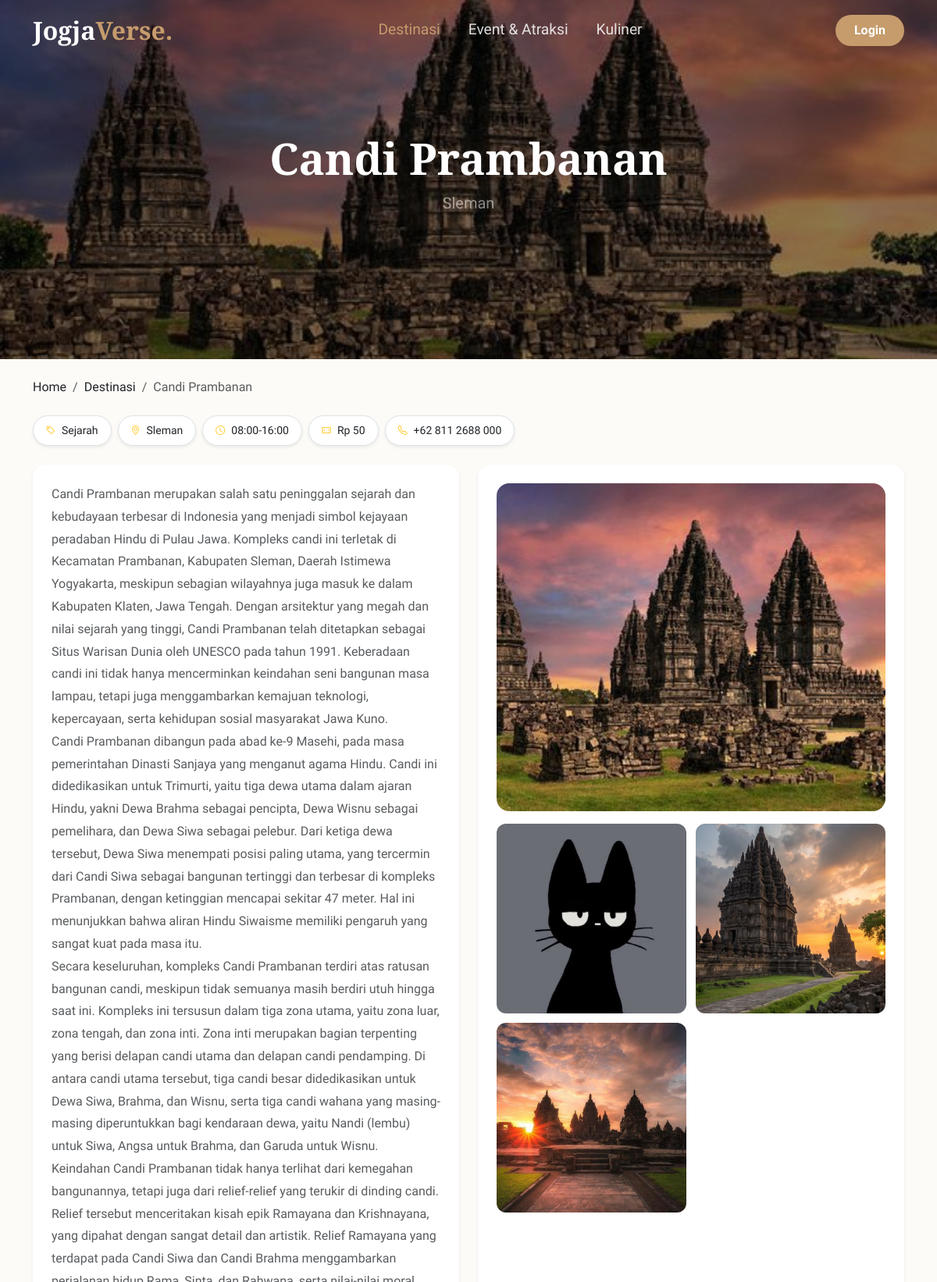
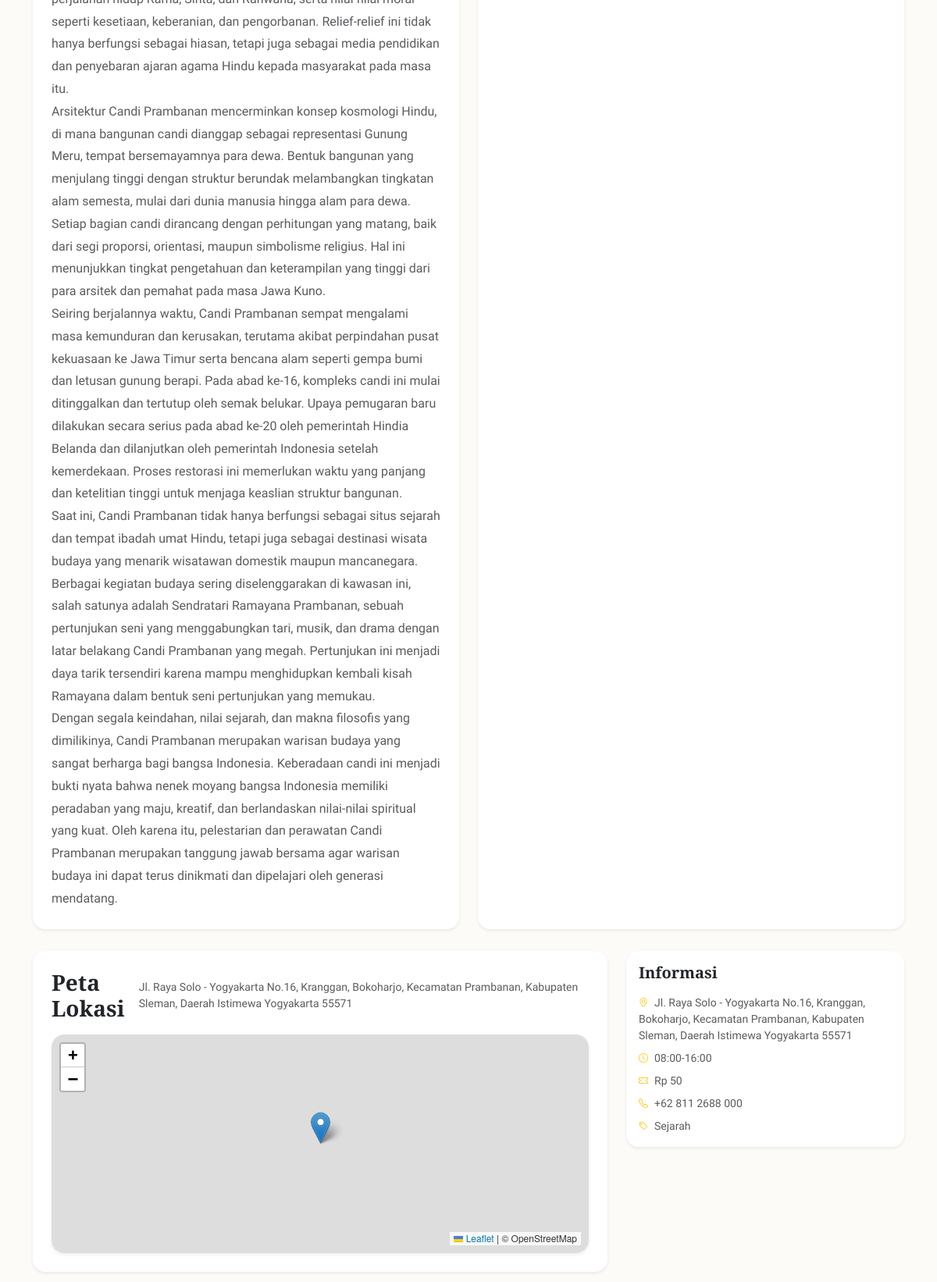
Page /public/user/php/detailDestinasi.php?id=11 (upper part) on the earlier database version (2 pictures, top to bottom).
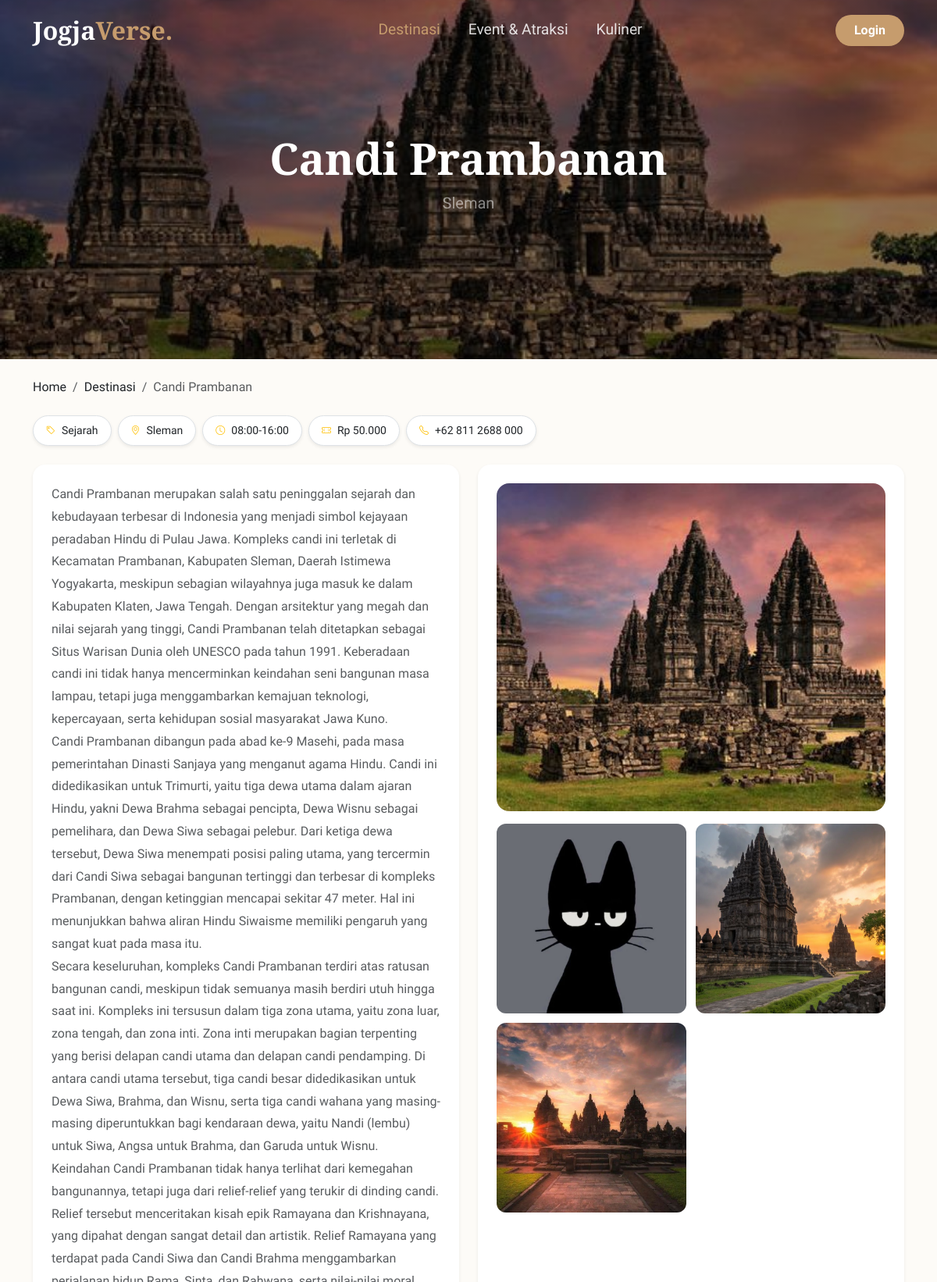
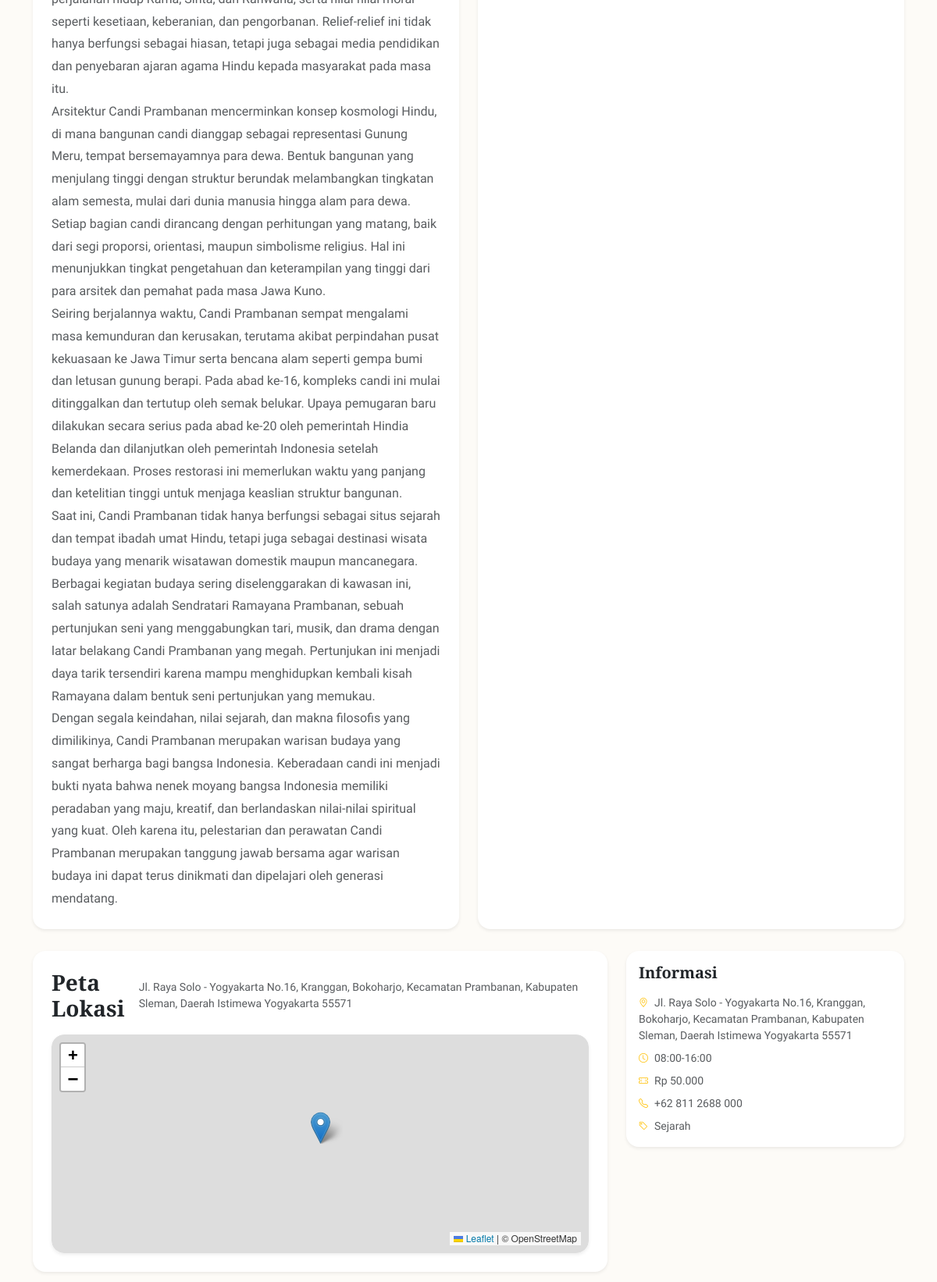
Same page on the later database version (2 pictures, top to bottom).
### tables this page shows
CREATE TABLE `destinasi` (
  `id_destinasi` bigint UNSIGNED NOT NULL,
  `id_kategori` bigint UNSIGNED DEFAULT NULL,
  `nama` varchar(160) NOT NULL,
  `slug` varchar(180) NOT NULL,
  `deskripsi` text,
  `alamat` varchar(255) DEFAULT NULL,
  `kota` varchar(80) DEFAULT NULL,
  `latitude` decimal(10,7) DEFAULT NULL,
  `longitude` decimal(10,7) DEFAULT NULL,
  `jam_operasional` varchar(120) DEFAULT NULL,
  `harga_tiket` int UNSIGNED DEFAULT '0',
  `nomor_kontak` varchar(30) DEFAULT NULL,
  `gambar_sampul_url` varchar(255) DEFAULT NULL,
  `status` enum('draft','publish','arsip') NOT NULL DEFAULT 'draft',
  `dibuat_oleh` bigint UNSIGNED DEFAULT NULL,
  `dibuat_pada` datetime NOT NULL DEFAULT CURRENT_TIMESTAMP,
  `diubah_pada` datetime DEFAULT NULL ON UPDATE CURRENT_TIMESTAMP
);

CREATE TABLE `kategori` (
  `id_kategori` bigint UNSIGNED NOT NULL,
  `nama` varchar(80) NOT NULL,
  `tipe` enum('destinasi','event','atraksi','kuliner') NOT NULL,
  `dibuat_pada` datetime NOT NULL DEFAULT CURRENT_TIMESTAMP
);

### public/user/php/detailDestinasi.php (the view, shortened to what the changed rows need)
<?php
require_once __DIR__ . "/../../../config/koneksi.php";
function h($value) {
  return htmlspecialchars((string)$value, ENT_QUOTES, 'UTF-8');
}
function format_harga($harga) {
  $harga = (int)$harga;
  return 'Rp ' . number_format($harga, 0, ',', '.');
}
$id = filter_input(INPUT_GET, 'id', FILTER_VALIDATE_INT);
$destinasi = null;
if ($id) {
  $stmt = $koneksi->prepare("
    SELECT
      d.id_destinasi,
      d.id_kategori,
      d.nama,
      d.deskripsi,
      d.alamat,
      d.kota,
      d.latitude,
      d.longitude,
      d.jam_operasional,
      d.harga_tiket,
      d.nomor_kontak,
      d.gambar_sampul_url,
      k.nama AS kategori
    FROM destinasi d
    JOIN kategori k ON d.id_kategori = k.id_kategori
    WHERE d.id_destinasi = ? AND d.status = 'publish' AND k.tipe = 'destinasi'
    LIMIT 1
  ");
  $stmt->bind_param("i", $id);
  $stmt->execute();
  $result = $stmt->get_result();
  if ($result) {
    $destinasi = $result->fetch_assoc();
  }
}
$not_found = !$id || !$destinasi;
$detailGallery = [];
if (!$not_found) {
  $stmtGal = $koneksi->prepare("SELECT gambar_url, keterangan FROM galeri WHERE jenis_target = 'destinasi' AND id_target = ? ORDER BY urutan ASC, id_galeri ASC");
  $stmtGal->bind_param("i", $id);
  $stmtGal->execute();
  $resGal = $stmtGal->get_result();
  if ($resGal) {
    while ($row = $resGal->fetch_assoc()) {
      $detailGallery[] = $row;
    }
  }
}
$hero_image = '../img/hero-yogyakarta.jpg';
if (!$not_found && !empty($destinasi['gambar_sampul_url'])) {
  $hero_image = $destinasi['gambar_sampul_url'];
}
$kategori_label = $destinasi ? ($destinasi['kategori'] ?? 'Destinasi') : 'Destinasi';
$kota_label = $destinasi ? trim((string)($destinasi['kota'] ?? '')) : '';
$jam_label = $destinasi ? trim((string)($destinasi['jam_operasional'] ?? '')) : '';
$kontak_label = $destinasi ? trim((string)($destinasi['nomor_kontak'] ?? '')) : '';
$alamat_label = $destinasi ? trim((string)($destinasi['alamat'] ?? '')) : '';
$harga_label = $destinasi ? format_harga($destinasi['harga_tiket'] ?? null) : 'Belum tersedia';
$kota_display = $kota_label !== '' ? $kota_label : 'Yogyakarta';
$jam_display = $jam_label !== '' ? $jam_label : 'Belum tersedia';
$kontak_display = $kontak_label !== '' ? $kontak_label : 'Belum tersedia';
$alamat_display = $alamat_label !== '' ? $alamat_label : 'Belum tersedia';
$deskripsi_display = $destinasi && trim((string)($destinasi['deskripsi'] ?? '')) !== ''
  ? $destinasi['deskripsi']
  : 'Belum ada deskripsi.';
$desc_plain = trim(strip_tags((string)$deskripsi_display));
$is_long_desc = strlen($desc_plain) > 600;
$detail_class = $is_long_desc ? 'is-long' : 'is-short';
$lat_raw = $destinasi['latitude'] ?? '';
$lng_raw = $destinasi['longitude'] ?? '';
$has_map = $destinasi
  && is_numeric($lat_raw)
  && is_numeric($lng_raw)
  && (float)$lat_raw != 0.0
  && (float)$lng_raw != 0.0;
?>
<!DOCTYPE html>
<html lang="id">
<head>
  <link href="https://cdn.jsdelivr.net/npm/bootstrap@5.3.8/dist/css/bootstrap.min.css" rel="stylesheet">
  <link href="https://cdn.jsdelivr.net/npm/bootstrap-icons@1.13.1/font/bootstrap-icons.min.css" rel="stylesheet">
  <link rel="stylesheet" href="../css/style2.css">
  <link rel="stylesheet" href="https://unpkg.com/leaflet@1.9.4/dist/leaflet.css">
  <link rel="stylesheet" href="/assets/css/leaflet.css">
</head>
<body>
<?php include __DIR__ . '/includes/navbar.php'; ?>
<?php if ($not_found): ?>
  <div class="hero-destinasi" style="background-image: url('../img/hero-yogyakarta.jpg');">
    <div class="hero-overlay">
      <div class="text-center">
        <h1 class="fw-bold display-4 mb-2">Destinasi Tidak Ditemukan</h1>
        <p class="text-white-50 fs-5">Data destinasi tidak tersedia atau belum dipublikasikan.</p>
      </div>
    </div>
  </div>
  <section class="py-5">
    <div class="container text-center">
      <p class="text-muted mb-4">Coba kembali ke daftar destinasi untuk melihat pilihan lain.</p>
      <a href="destinasiLainnya.php" class="btn btn-outline-dark rounded-pill px-4">Kembali ke Destinasi</a>
    </div>
  </section>
<?php else: ?>
  <div class="hero-destinasi" style="background-image: url('<?= h($hero_image) ?>');">
    <div class="hero-overlay">
      <div class="text-center">
        <h1 class="fw-bold display-4 mb-2"><?= h($destinasi['nama']) ?></h1>
        <p class="text-white-50 fs-5"><?= h($kota_display) ?></p>
      </div>
    </div>
  </div>
  <section class="py-4">
    <div class="container">
      <nav aria-label="breadcrumb">
        <ol class="breadcrumb mb-0">
          <li class="breadcrumb-item"><a href="landingpageclean.php" class="text-decoration-none text-dark">Home</a></li>
          <li class="breadcrumb-item"><a href="destinasiLainnya.php" class="text-decoration-none text-dark">Destinasi</a></li>
          <li class="breadcrumb-item active" aria-current="page"><?= h($destinasi['nama']) ?></li>
        </ol>
      </nav>
    </div>
  </section>
  <section class="pb-5">
    <div class="container">
      <div class="mb-4">
        <div class="d-flex flex-wrap gap-2 mb-3">
          <span class="d-inline-flex align-items-center gap-2 bg-white border rounded-pill px-3 py-2 shadow-sm small">
            <i class="bi bi-tag text-warning"></i>
            <?= h($kategori_label) ?>
          </span>
          <span class="d-inline-flex align-items-center gap-2 bg-white border rounded-pill px-3 py-2 shadow-sm small">
            <i class="bi bi-geo-alt text-warning"></i>
            <?= h($kota_display) ?>
          </span>
          <span class="d-inline-flex align-items-center gap-2 bg-white border rounded-pill px-3 py-2 shadow-sm small">
            <i class="bi bi-clock text-warning"></i>
            <?= h($jam_display) ?>
          </span>
          <span class="d-inline-flex align-items-center gap-2 bg-white border rounded-pill px-3 py-2 shadow-sm small">
            <i class="bi bi-ticket-perforated text-warning"></i>
            <?= h($harga_label) ?>
          </span>
          <span class="d-inline-flex align-items-center gap-2 bg-white border rounded-pill px-3 py-2 shadow-sm small">
            <i class="bi bi-telephone text-warning"></i>
            <?= h($kontak_display) ?>
          </span>
        </div>
      </div>
      <div class="detail-wrapper <?= $detail_class ?>">
        <div class="detail-col desc-column">
          <div class="detail-card bg-white rounded-4 p-4 shadow-sm">
            <div class="text-muted" style="line-height:1.8;">
              <?= nl2br(h($deskripsi_display)) ?>
            </div>
          </div>
        </div>
        <div class="detail-col">
          <div class="detail-card media-column bg-white rounded-4 p-4 shadow-sm">
            <div class="media-main">
              <img src="<?= h($hero_image) ?>" alt="<?= h($destinasi['nama']) ?>">
            </div>
            <?php if (!empty($detailGallery)): ?>
              <div class="media-gallery">
                <?php foreach ($detailGallery as $img): ?>
                  <img src="<?= h($img['gambar_url']) ?>" alt="<?= h($img['keterangan'] ?? $destinasi['nama']) ?>" loading="lazy">
                <?php endforeach; ?>
              </div>
            <?php else: ?>
              <div class="media-gallery is-empty">
                <small class="text-muted">Belum ada gambar tambahan.</small>
              </div>
            <?php endif; ?>
          </div>
        </div>
      </div>
      <div class="row g-4 align-items-start mt-1">
        <div class="col-lg-8">
          <div class="bg-white rounded-4 p-4 shadow-sm">
            <div class="d-flex align-items-center justify-content-between mb-3">
              <h3 class="fw-bold font-serif mb-0">Peta Lokasi</h3>
              <span class="text-muted small"><?= h($alamat_display) ?></span>
            </div>
            <?php if ($has_map): ?>
              <div class="rounded-4 overflow-hidden shadow-sm">
                <div id="mapDestinasi"></div>
              </div>
            <?php else: ?>
              <div class="text-muted">Lokasi peta belum tersedia.</div>
            <?php endif; ?>
          </div>
        </div>
        <div class="col-lg-4">
          <div class="card border-0 shadow-sm rounded-4 mb-4">
            <div class="card-body">
              <h5 class="fw-bold font-serif mb-3">Informasi</h5>
              <ul class="list-unstyled text-muted small mb-0">
                <li class="mb-2"><i class="bi bi-geo-alt me-2 text-warning"></i><?= h($alamat_display) ?></li>
                <li class="mb-2"><i class="bi bi-clock me-2 text-warning"></i><?= h($jam_display) ?></li>
                <li class="mb-2"><i class="bi bi-ticket-perforated me-2 text-warning"></i><?= h($harga_label) ?></li>
                <li class="mb-2"><i class="bi bi-telephone me-2 text-warning"></i><?= h($kontak_display) ?></li>
                <li><i class="bi bi-tag me-2 text-warning"></i><?= h($kategori_label) ?></li>
              </ul>
            </div>
          </div>
        </div>
      </div>
    </div>
  </section>
<?php endif; ?>
</body>
</html>

Differences in the rows shown:
changed destinasi "Candi Prambanan": harga_tiket "Rp 50" → "Rp 50.000"
